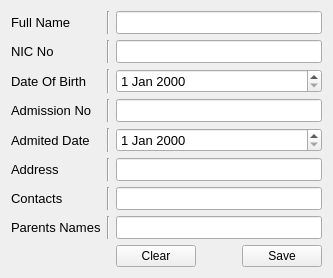
         <widget class="QWidget" name="tab_3">
          <attribute name="title">
           <string>Add New</string>
          </attribute>
          <layout class="QGridLayout" name="gridLayout_5">
           <item row="2" column="0">
            <widget class="QLabel" name="label_6">
             <property name="font">
              <font>
               <pointsize>10</pointsize>
              </font>
             </property>
             <property name="text">
              <string>Date Of Birth</string>
             </property>
            </widget>
           </item>
           <item row="5" column="0">
            <widget class="QLabel" name="label_9">
             <property name="font">
              <font>
               <pointsize>10</pointsize>
              </font>
             </property>
             <property name="text">
              <string>Address</string>
             </property>
            </widget>
           </item>
           <item row="1" column="0">
            <widget class="QLabel" name="label_5">
             <property name="font">
              <font>
               <pointsize>10</pointsize>
              </font>
             </property>
             <property name="text">
              <string>NIC No</string>
             </property>
            </widget>
           </item>
           <item row="0" column="2">
            <widget class="QLineEdit" name="fname">
             <property name="font">
              <font>
               <pointsize>10</pointsize>
              </font>
             </property>
            </widget>
           </item>
           <item row="0" column="0">
            <widget class="QLabel" name="label_4">
             <property name="font">
              <font>
               <pointsize>10</pointsize>
              </font>
             </property>
             <property name="text">
              <string>Full Name</string>
             </property>
            </widget>
           </item>
           <item row="2" column="2">
            <widget class="QDateEdit" name="dateEdit_2">
             <property name="font">
              <font>
               <pointsize>10</pointsize>
              </font>
             </property>
            </widget>
           </item>
           <item row="3" column="0">
            <widget class="QLabel" name="label_7">
             <property name="font">
              <font>
               <pointsize>10</pointsize>
              </font>
             </property>
             <property name="text">
              <string>Admission No</string>
             </property>
            </widget>
           </item>
           <item row="4" column="0">
            <widget class="QLabel" name="label_8">
             <property name="font">
              <font>
               <pointsize>10</pointsize>
              </font>
             </property>
             <property name="text">
              <string>Admited Date</string>
             </property>
            </widget>
           </item>
           <item row="3" column="2">
            <widget class="QLineEdit" name="lineEdit_4">
             <property name="font">
              <font>
               <pointsize>10</pointsize>
              </font>
             </property>
            </widget>
           </item>
           <item row="4" column="2">
            <widget class="QDateEdit" name="dateEdit">
             <property name="font">
              <font>
               <pointsize>10</pointsize>
              </font>
             </property>
            </widget>
           </item>
           <item row="5" column="2">
            <widget class="QLineEdit" name="lineEdit_6">
             <property name="font">
              <font>
               <pointsize>10</pointsize>
              </font>
             </property>
            </widget>
           </item>
           <item row="1" column="2">
            <widget class="QLineEdit" name="lineEdit_3">
             <property name="font">
              <font>
               <pointsize>10</pointsize>
              </font>
             </property>
            </widget>
           </item>
           <item row="6" column="2">
            <widget class="QLineEdit" name="lineEdit_7">
             <property name="font">
              <font>
               <pointsize>10</pointsize>
              </font>
             </property>
            </widget>
           </item>
           <item row="0" column="1">
            <widget class="Line" name="line_2">
             <property name="orientation">
              <enum>Qt::Vertical</enum>
             </property>
            </widget>
           </item>
           <item row="7" column="0">
            <widget class="QLabel" name="label_11">
             <property name="font">
              <font>
               <pointsize>10</pointsize>
              </font>
             </property>
             <property name="text">
              <string>Parents Names</string>
             </property>
            </widget>
           </item>
           <item row="1" column="1">
            <widget class="Line" name="line_3">
             <property name="orientation">
              <enum>Qt::Vertical</enum>
             </property>
            </widget>
           </item>
           <item row="7" column="2">
            <widget class="QLineEdit" name="lineEdit_8">
             <property name="font">
              <font>
               <pointsize>10</pointsize>
              </font>
             </property>
            </widget>
           </item>
           <item row="6" column="0">
            <widget class="QLabel" name="label_10">
             <property name="font">
              <font>
               <pointsize>10</pointsize>
              </font>
             </property>
             <property name="text">
              <string>Contacts</string>
             </property>
            </widget>
           </item>
           <item row="3" column="1">
            <widget class="Line" name="line_5">
             <property name="orientation">
              <enum>Qt::Vertical</enum>
             </property>
            </widget>
           </item>
           <item row="7" column="1">
            <widget class="Line" name="line_9">
             <property name="orientation">
              <enum>Qt::Vertical</enum>
             </property>
            </widget>
           </item>
           <item row="4" column="1">
            <widget class="Line" name="line_6">
             <property name="orientation">
              <enum>Qt::Vertical</enum>
             </property>
            </widget>
           </item>
           <item row="6" column="1">
            <widget class="Line" name="line_8">
             <property name="orientation">
              <enum>Qt::Vertical</enum>
             </property>
            </widget>
           </item>
           <item row="2" column="1">
            <widget class="Line" name="line_4">
             <property name="orientation">
              <enum>Qt::Vertical</enum>
             </property>
            </widget>
           </item>
           <item row="5" column="1">
            <widget class="Line" name="line_7">
             <property name="orientation">
              <enum>Qt::Vertical</enum>
             </property>
            </widget>
           </item>
           <item row="8" column="2">
            <layout class="QHBoxLayout" name="horizontalLayout">
             <item>
              <widget class="QPushButton" name="pushButton_12">
               <property name="text">
                <string>Clear</string>
               </property>
               <property name="icon">
                <iconset resource="clear_st.qrc">
                 <normaloff>:/newPrefix/delete.png</normaloff>:/newPrefix/delete.png</iconset>
               </property>
              </widget>
             </item>
             <item>
              <spacer name="horizontalSpacer">
               <property name="orientation">
                <enum>Qt::Horizontal</enum>
               </property>
               <property name="sizeHint" stdset="0">
                <size>
                 <width>40</width>
                 <height>20</height>
                </size>
               </property>
              </spacer>
             </item>
             <item>
              <widget class="QPushButton" name="pushButton">
               <property name="text">
                <string>Save</string>
               </property>
               <property name="icon">
                <iconset resource="save_t.qrc">
                 <normaloff>:/newPrefix/save.png</normaloff>:/newPrefix/save.png</iconset>
               </property>
              </widget>
             </item>
            </layout>
           </item>
          </layout>
         </widget>
